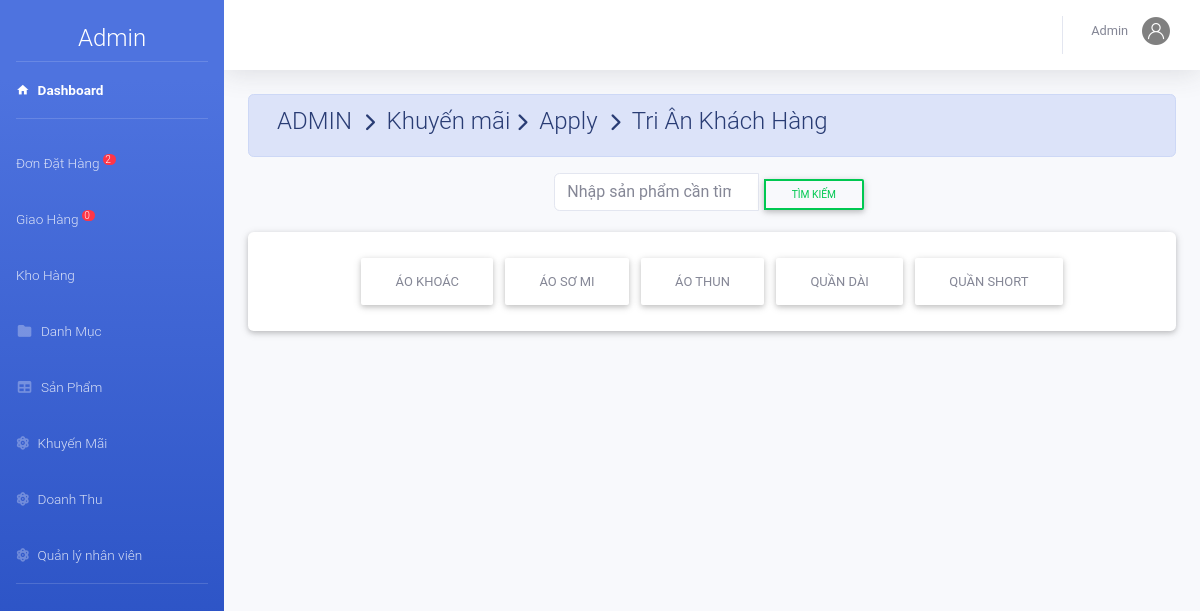
The page /admin/index.php?action=khuyenmai&view=apply&makm=1 (signed in) on the database its author committed.
### tables this page shows
CREATE TABLE `khuyenmai` (
  `MaKM` int(11) NOT NULL,
  `TenKM` varchar(50) DEFAULT NULL,
  `MoTa` varchar(11) DEFAULT NULL,
  `KM_PT` int(5) DEFAULT NULL,
  `TienKM` decimal(10,0) DEFAULT NULL,
  `NgayBD` date DEFAULT NULL,
  `NgayKT` date DEFAULT NULL
);

CREATE TABLE `nhacc` (
  `MaNCC` int(11) NOT NULL,
  `TenNCC` varchar(50) NOT NULL
);

### public/admin/khuyenmai/apply.php (the view, shortened to what this page needs)
<?php
    $id=$_GET['makm'];
    $sql_sua="SELECT * FROM `khuyenmai` WHERE MaKM=$id";
    $rs_sua=mysqli_query($conn,$sql_sua);
    $kq=mysqli_fetch_array($rs_sua)
?>
<div class="container-fluid">
    <div class=" alert alert-primary">
        <h4 class="page-title">
             ADMIN &#160;<i class="fas fa-chevron-right" style="font-size: 18px"></i>&#160; Khuyến mãi&#160;<i
                class="fas fa-chevron-right" style="font-size: 18px"></i>&#160; Apply &#160;<i
                class="fas fa-chevron-right" style="font-size: 18px"></i>&#160; <?php echo $kq['TenKM'] ?>
        </h4>
    </div>
</div>
<div class="form-row m-auto">
    <div class="form-group col-sm-4"></div>
    <div class="form-group col-sm-4">
        <form action="index.php?action=khuyenmai&view=apply&makm=<?php echo $id ?>" method="POST">
            <div class="input-group ">
                <input class="form-control   border search " type="search" placeholder="Nhập sản phẩm cần tìm"
                    id="example-search-input" name="tk" />
                <span class="input-group-append">
                    <button class="btn btn-outline-success btn-sm   search " name="btsearch" type="submit">Tìm
                        kiếm</button>
                </span>
            </div>
        </form>
    </div>
</div>
<form action="index.php?action=khuyenmai&view=apply&makm=<?php echo $id ?>" method="POST" class="container-fluid ">
    <div class="card">
        <div class=" card-body row m-auto">
            <?php $sql="select *from nhacc";$rs=mysqli_query($conn,$sql);while ($row=mysqli_fetch_array($rs)) {?>
            <button class="btn" value="<?php echo $row['MaNCC'] ?>" type="submit"
                name="th"><?php echo $row['TenNCC'] ?></button><?php }?>
        </div>
    </div>
</form><br>

### rows shown on the page
khuyenmai: TenKM "Tri Ân Khách Hàng"
nhacc: $row['MaNCC'] 1 (drawn), TenNCC "ÁO KHOÁC"
nhacc: $row['MaNCC'] 2 (drawn), TenNCC "ÁO SƠ MI"
nhacc: $row['MaNCC'] 8 (drawn), TenNCC "ÁO THUN"
nhacc: $row['MaNCC'] 9 (drawn), TenNCC "QUẦN DÀI"
nhacc: $row['MaNCC'] 11 (drawn), TenNCC "QUẦN SHORT"

### other values the page prints
$dem "2"
$dem "0"
$nv['TenNV'] "Admin"
